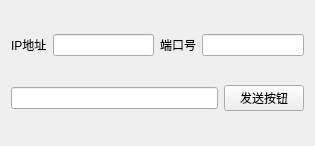
<?xml version="1.0" encoding="UTF-8"?>
<ui version="4.0">
 <class>Widget</class>
 <widget class="QWidget" name="Widget">
  <property name="geometry">
   <rect>
    <x>0</x>
    <y>0</y>
    <width>315</width>
    <height>146</height>
   </rect>
  </property>
  <property name="windowTitle">
   <string>Widget</string>
  </property>
  <layout class="QVBoxLayout" name="verticalLayout">
   <item>
    <layout class="QHBoxLayout" name="horizontalLayout">
     <item>
      <widget class="QLabel" name="label">
       <property name="text">
        <string>IP地址</string>
       </property>
      </widget>
     </item>
     <item>
      <widget class="QLineEdit" name="IP_LE"/>
     </item>
     <item>
      <widget class="QLabel" name="label_2">
       <property name="text">
        <string>端口号</string>
       </property>
      </widget>
     </item>
     <item>
      <widget class="QLineEdit" name="port_LE"/>
     </item>
    </layout>
   </item>
   <item>
    <layout class="QHBoxLayout" name="horizontalLayout_2">
     <item>
      <widget class="QLineEdit" name="msg_LE"/>
     </item>
     <item>
      <widget class="QPushButton" name="pushButton">
       <property name="text">
        <string>发送按钮</string>
       </property>
      </widget>
     </item>
    </layout>
   </item>
  </layout>
 </widget>
 <resources/>
 <connections/>
</ui>
